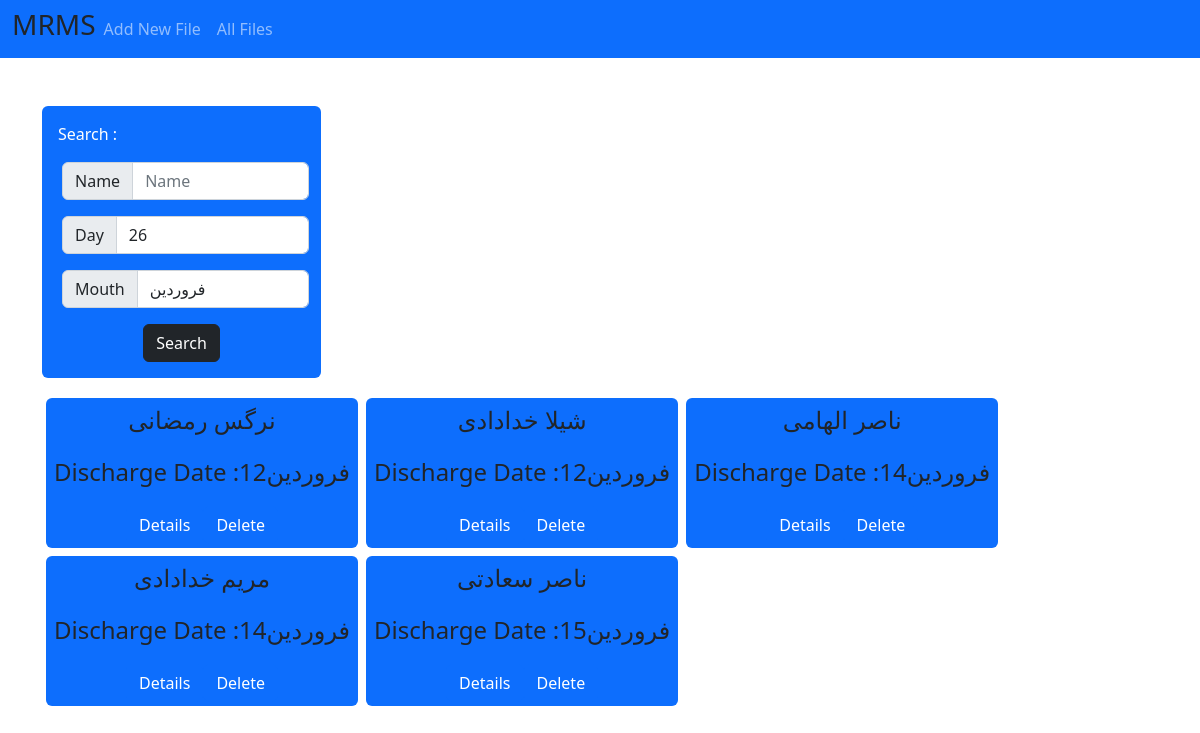
The page /pages/allFiles.php on the database as committed earlier.
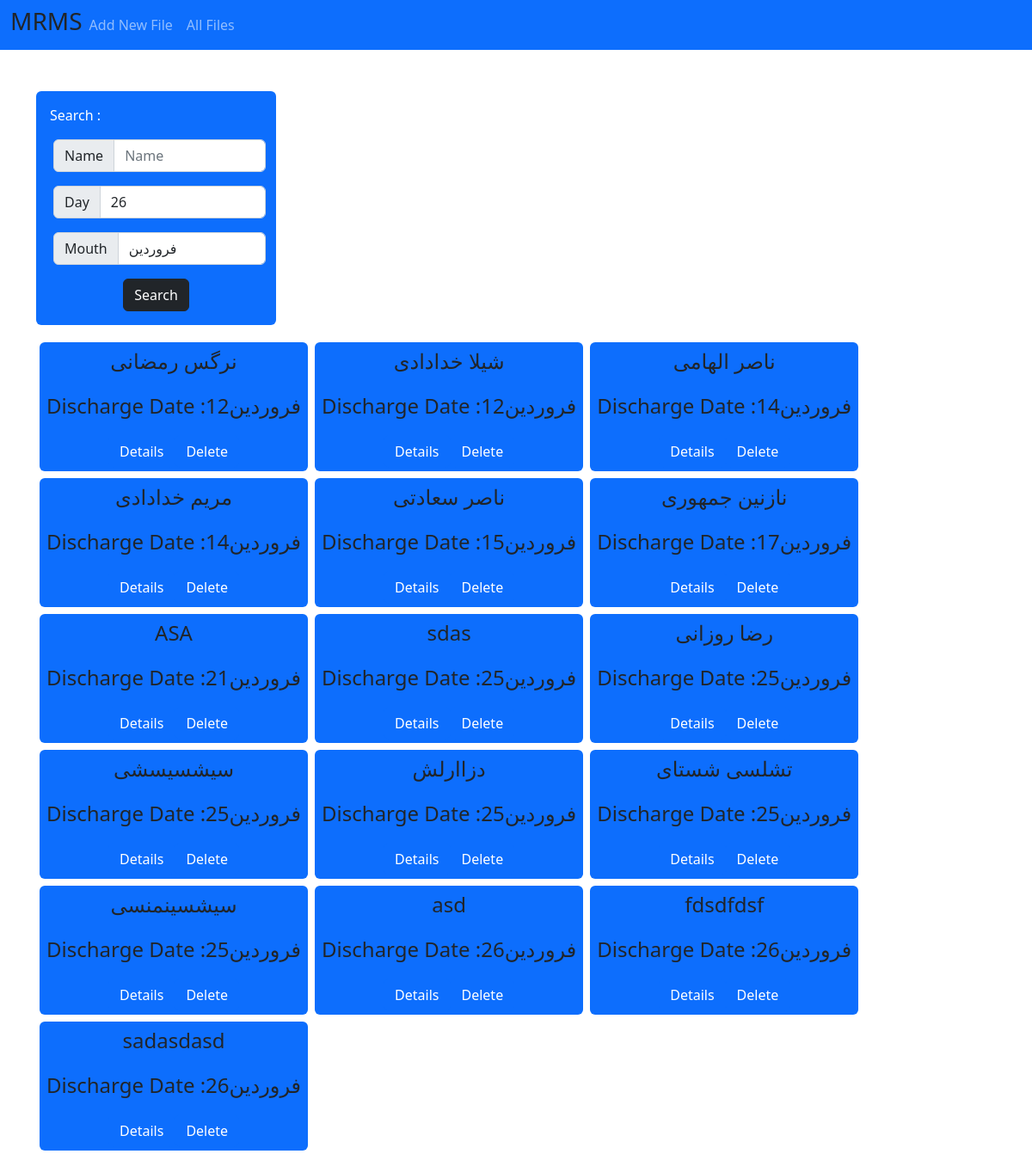
The same page on the database as committed later.
### tables this page shows
CREATE TABLE "files" (
	"name"	TEXT,
	"discharge_day"	INTEGER,
	"discharge_mouth"	INTEGER,
	"status"	NUMERIC DEFAULT 0,
	"id"	INTEGER NOT NULL,
	"unit"	INTEGER,
	"dr"	INTEGER,
	"diagnos"	INTEGER,
	"adddate"	NUMERIC DEFAULT 'CURRENT_TIMESTAM',
	"note"	TEXT,
	PRIMARY KEY("id")
);

### jdf.php (called while the page is built, shortened)
<?php
function jdate($format, $timestamp = '', $none = '', $time_zone = 'Asia/Tehran', $tr_num = 'fa') {
  $T_sec = 0;
  $ts = $T_sec + (($timestamp === '') ? time() : tr_num($timestamp));
  $date = explode('_', date('H_i_j_n_O_P_s_w_Y', $ts));
  list($j_y, $j_m, $j_d) = gregorian_to_jalali($date[8], $date[3], $date[2]);
  $sl = strlen($format);
  $out = '';
  for ($i = 0; $i < $sl; $i++) {
    $sub = substr($format, $i, 1);
    switch ($sub) {
      case 'd':
        $out .= ($j_d < 10) ? '0' . $j_d : $j_d;
        break;
      case 'F':
        $out .= jdate_words(array('mm' => $j_m), ' ');
        break;
    }
  }
  return ($tr_num != 'en') ? tr_num($out, 'fa', '.') : $out;
}
function tr_num($str, $mod = 'en', $mf = '٫') {
  $num_a = array('0', '1', '2', '3', '4', '5', '6', '7', '8', '9', '.');
  $key_a = array('۰', '۱', '۲', '۳', '۴', '۵', '۶', '۷', '۸', '۹', $mf);
  return ($mod == 'fa') ? str_replace($num_a, $key_a, $str) : str_replace($key_a, $num_a, $str);
}
function jdate_words($array, $mod = '') {
  foreach ($array as $type => $num) {
    $num = (int) tr_num($num);
    switch ($type) {
      case 'mm':
        $key = array('فروردین', 'اردیبهشت', 'خرداد', 'تیر', 'مرداد', 'شهریور', 'مهر', 'آبان', 'آذر', 'دی', 'بهمن', 'اسفند');
        $array[$type] = $key[$num - 1];
        break;
    }
  }
  return ($mod === '') ? $array : implode($mod, $array);
}
function gregorian_to_jalali($gy, $gm, $gd, $mod = '') {
   list($gy, $gm, $gd) = explode('_', tr_num($gy . '_' . $gm . '_' . $gd));
  $g_d_m = array(0, 31, 59, 90, 120, 151, 181, 212, 243, 273, 304, 334);
  $gy2 = ($gm > 2) ? ($gy + 1) : $gy;
  $days = 355666 + (365 * $gy) + ((int) (($gy2 + 3) / 4)) - ((int) (($gy2 + 99) / 100)) + ((int) (($gy2 + 399) / 400)) + $gd + $g_d_m[$gm - 1];
  $jy = -1595 + (33 * ((int) ($days / 12053)));
  $days %= 12053;
  $jy += 4 * ((int) ($days / 1461));
  $days %= 1461;
  if ($days < 186) {
    $jm = 1 + (int) ($days / 31);
    $jd = 1 + ($days % 31);
  } else {
    $jm = 7 + (int) (($days - 186) / 30);
    $jd = 1 + (($days - 186) % 30);
  }
  return ($mod == '') ? array($jy, $jm, $jd) : $jy . $mod . $jm . $mod . $jd;
}

### helpers/filesSearchFunc.php (called while the page is built, shortened)
<?php
switch($ddate)
{
  case "فروردین";
  $f="1";
  break;
}
function convert_persian_to_english($string) {
    $persian = ['۰', '۱', '۲', '۳', '۴', '۵', '۶', '۷', '۸', '۹'];
    $english = ['0', '1', '2', '3', '4', '5', '6', '7', '8', '9'];
    $output = str_replace($persian, $english, $string);
    return $output;
}
?>

### pages/allFiles.php (the view, shortened to what this page needs)
<?php
include "./../layout/head.php";
include "./../DB/dataBase.php";
include "./../helpers/withchMF.php";
$dateOfJdate = jdate("d");
$ddate = jdate("F");
require "./../helpers/filesSearchFunc.php";
if(!isset($_SESSION['data'])){
  $query = "SELECT * FROM files";
  $stmt = $con->prepare($query);
  $stmt->execute();
  $data =  $stmt->fetchAll(PDO::FETCH_ASSOC);
}else{
  $data = $_SESSION['data'];
}
?>
<body>
<?php
require "./../layout/header.php";
?>
<div class="container mt-5">
  <form action="./../act/searchData2DB.php" method="POST">
      <div class="w-25 bg-primary p-3 rounded">
        <label for="" class="text-white mb-3">Search : </label>
        <div class="input-group mb-3  mx-1">
          <span class="input-group-text" id="addon-wrapping">Name</span>
          <input type="text" name="name" class="form-control" placeholder="Name" aria-label="Username" aria-describedby="addon-wrapping">
        </div>
        <div class="input-group mb-3 mx-1">
          <span class="input-group-text" id="addon-wrapping">Day</span>
          <input type="text" name="discharge_day" class="form-control" value="<?= convert_persian_to_english($dateOfJdate)?>" placeholder="discharge_day" aria-label="Username" aria-describedby="addon-wrapping">
        </div>
        <div class="input-group mb-3 mx-1">
          <span class="input-group-text" id="addon-wrapping">Mouth</span>
          <select class="form-control" name="discharge_mouth" id="">
          <option value="1" <?php if($f == "1"){echo "selected";}?>>فروردین</option>
        </select>
        </div>
        <div class="d-flex justify-content-center">
          <button type="submit" class="btn btn-dark">Search</button>
        </div>
      </div>
  </form>
  <div>
    <div class="d-flex flex-wrap mt-3">
    <?php  foreach($data as $dt){   ?>
      <div class="mx-1 px-2 py-1 bg-primary my-1 d-flex flex-column justify-content-center align-items-center rounded">
        <p class="fs-4"><?= $dt['name']?></p>
        <div style="display: flex;">
          <p class="fs-4">Discharge Date : </p>
          <p class="fs-4"><?= $dt['discharge_day'];?></p>
          <p class="fs-4"><?= witchMouth($dt['discharge_mouth']);?></p>
        </div>
        <div class="d-flex justify-content-between">
          <a class="btn btn-primary" href="./fileSingle.php?id=<?= $dt['id'];?>">Details</a>
          <a class="btn btn-primary" href="./../act/delete.php?id=<?= $dt['id']; ?>">Delete</a>
        </div>
      </div>
      <?php }?>
    </div>
  </div>
</div>
</body>

### layout/head.php (shortened to what this page needs)
<?php
include "./../jdf.php";
?>
<!DOCTYPE html>
<html lang="en">
    <head>
        <link rel="stylesheet" href="./../assets/css/bootstrap-grid.rtl.min.css.map">
        <link rel="stylesheet" href="./../assets/css/bootstrap.min.css">
        <link href="./css/styles.css" rel="stylesheet" />
    </head>

### layout/header.php (shortened to what this page needs)
<nav class="navbar bg-primary navbar-expand-lg" data-bs-theme="dark">
  <div class="container-fluid">
    <h3>MRMS</h3>
    <div class="collapse navbar-collapse" id="navbarNavDropdown">
      <ul class="navbar-nav">
        <li class="nav-item">
          <a class="nav-link" aria-current="page" href="./index.php">Add New File</a>
        </li>
        <li class="nav-item">
          <a class="nav-link" href="./allFiles.php">All Files</a>
        </li>
      </ul>
    </div>
  </div>
</nav>

### helpers/withchMF.php
<?php
function witchMouth($f){
    if($f == "1"){
      echo "فروردین";
    }elseif($f == "2"){
      echo "اردیبهشت";
    }
  };
?>

Rows that differ between the two databases and show on the page:
added files: name "نازنین جمهوری", discharge_day "17", discharge_mouth "فروردین"
added files: name "ASA", discharge_day "21", discharge_mouth "فروردین"
added files: name "sdas", discharge_day "25", discharge_mouth "فروردین"
added files: name "رضا روزانی", discharge_day "25", discharge_mouth "فروردین"
added files: name "سیشسیسشی", discharge_day "25", discharge_mouth "فروردین"
added files: name "دزاارلش", discharge_day "25", discharge_mouth "فروردین"
added files: name "تشلسی شستای", discharge_day "25", discharge_mouth "فروردین"
added files: name "سیشسینمنسی", discharge_day "25", discharge_mouth "فروردین"
added files: name "asd", discharge_day "26", discharge_mouth "فروردین"
added files: name "fdsdfdsf", discharge_day "26", discharge_mouth "فروردین"
added files: name "sadasdasd", discharge_day "26", discharge_mouth "فروردین"
